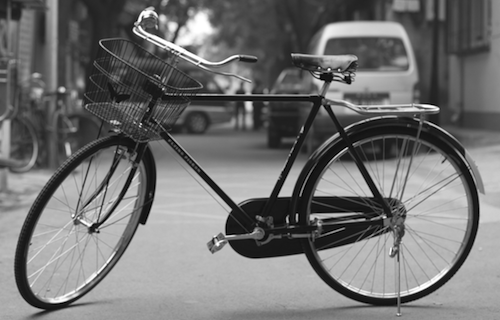
#> input picture bicycle.png, 500 x 320 px
$ jupyter execute 'Hough Transform Intuition.ipynb'
#> lines starting #> are read from the running program, lines starting #| are printed output that depends on the picture; after the words box and inside, x2 and y2 are one past the last pixel; in counts of white or black regions, pixels touching at a corner belong together
[cell 1]
import numpy as np
import cv2
import matplotlib.pylab as plt
import matplotlib.image as mpimg
from itertools import product

bicycle = mpimg.imread('bicycle.png')
#> bicycle is the input picture: shape (320, 500) float32; min 0, max 1, mean 0.448
bicycle = (bicycle * 255).astype(np.uint8)
blurcycle = cv2.GaussianBlur(bicycle, (5, 5), 0)
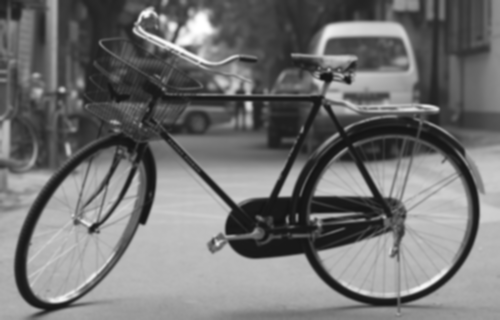
#> blurcycle: shape (320, 500); min 18, max 255, mean 114.2

edges = cv2.Canny(blurcycle, 100, 200)
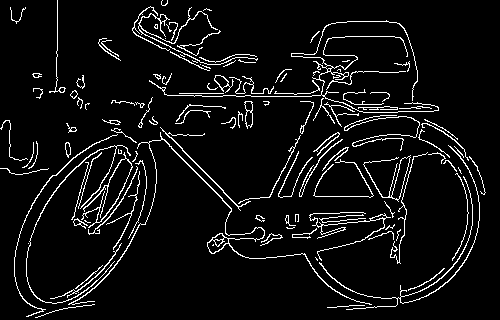
#> edges: shape (320, 500); 6.5% white in thin lines or dots


def make_hough_lines(image, rho=1, theta=np.pi/180):
    lines = cv2.HoughLinesP(image, rho=rho, theta=theta, threshold=100)
    lines = lines.reshape((lines.shape[0], lines.shape[2]))
    for x1, y1, x2, y2 in lines:
        cv2.line(image, (x1, y1), (x2, y2), [255, 0, 0], 3)
    plt.imshow(image, cmap='gray')
    plt.show()

rhos = [1, 2, 5, 10]
# thetas = [np.pi/30, np.pi/60, np.pi/180]
thetas = [np.pi/10, np.pi/20, np.pi/30, np.pi/40]

for rho, theta in product(rhos, thetas):
    print("Rho", rho, "; Theta", np.pi/theta)
    edges = cv2.Canny(blurcycle, 100, 200)
    make_hough_lines(edges, rho, theta)
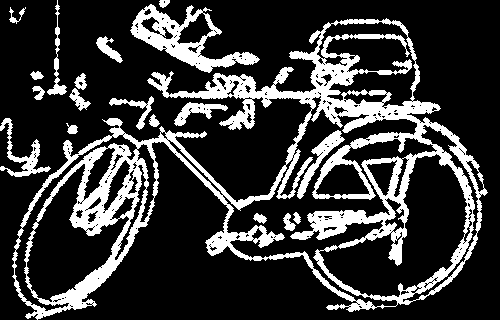
#> edges: shape (320, 500); 21.8% white; 19 white regions, largest, box (x1, y1, x2, y2) and area: (12, 18, 488, 320) 28110, (130, 4, 260, 73) 2791, (0, 118, 51, 177) 740
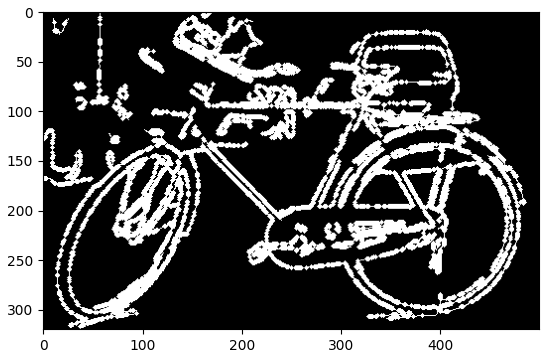
#> figure drawn by matplotlib, 1 panel
